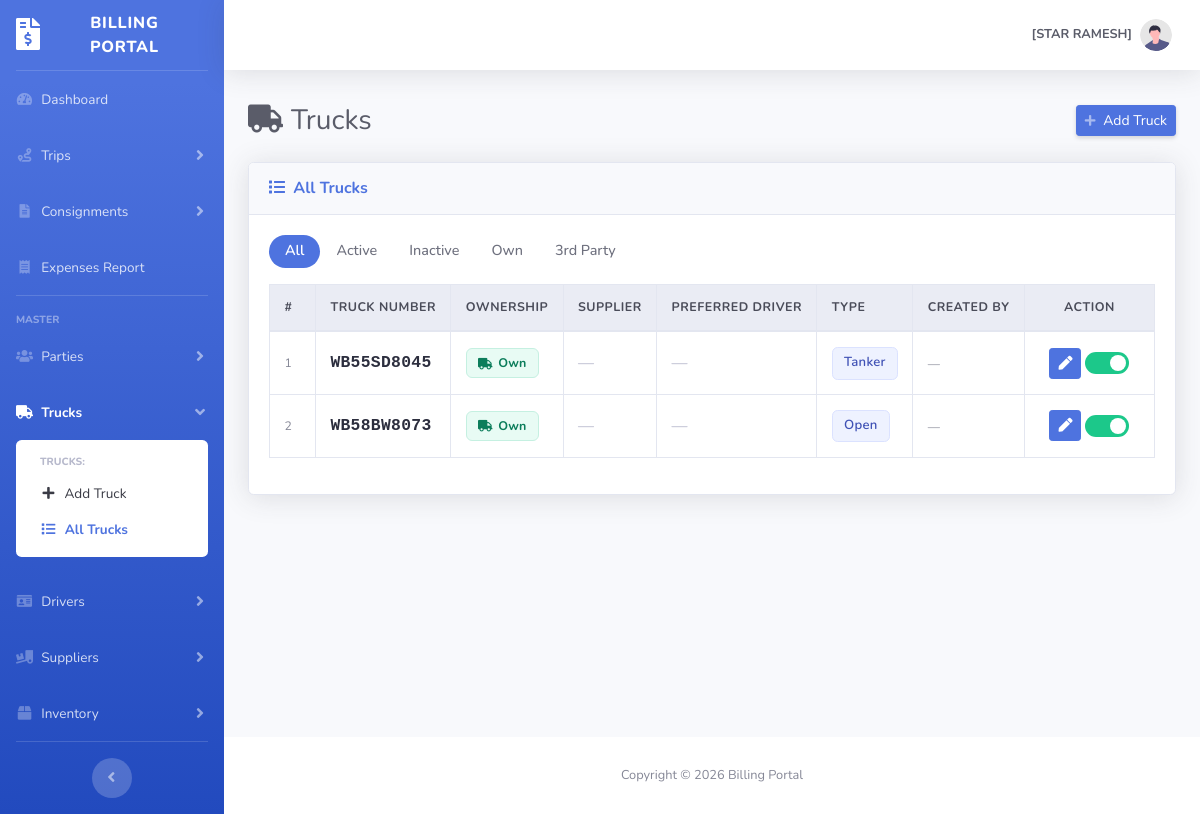
The page /lorries-list.php (signed in) on the database as committed earlier.
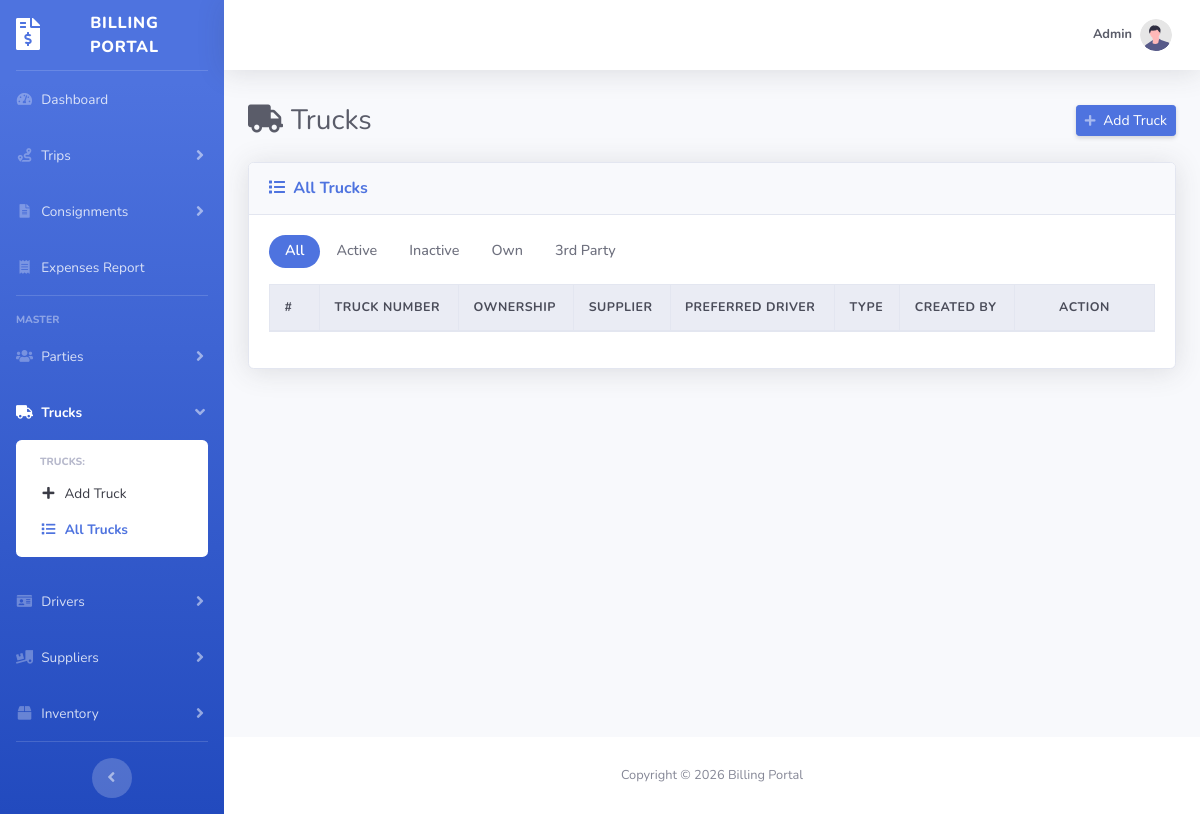
The same page on the database as committed later.
### tables this page shows
CREATE TABLE `lorry` (
  `id` int(10) UNSIGNED NOT NULL,
  `lorry_number` varchar(15) NOT NULL,
  `lorry_type` varchar(20) DEFAULT NULL,
  `ownership_type` tinyint(1) NOT NULL DEFAULT 0,
  `supplier_id` int(11) DEFAULT NULL,
  `preferred_driver_id` int(11) DEFAULT NULL,
  `capacity` varchar(15) DEFAULT NULL,
  `owner_name` varchar(100) DEFAULT NULL,
  `address` varchar(255) DEFAULT NULL,
  `city` varchar(50) DEFAULT NULL,
  `state` varchar(50) DEFAULT NULL,
  `pincode` char(6) DEFAULT NULL,
  `active` tinyint(1) NOT NULL DEFAULT 1,
  `created_by` int(11) DEFAULT NULL,
  `created_at` datetime NOT NULL DEFAULT current_timestamp(),
  `updated_at` datetime NOT NULL DEFAULT current_timestamp() ON UPDATE current_timestamp()
);

### session.php (called while the page is built, shortened)
<?php
if (!function_exists('isAdmin')) {
    function isAdmin()
    {
        return (int) ($_SESSION['role_id'] ?? 0) === 1;
    }
}
if (!function_exists('hasPermission')) {
    function hasPermission($permKey)
    {
        if (isAdmin()) return true;
        $perms = $_SESSION['permissions'] ?? [];
        return in_array($permKey, $perms, true);
    }
}

### lorries-list.php (the view, shortened to what the changed rows need)
<?php
include 'session.php';
include 'constant.php';
$sql = "SELECT id, lorry_number, lorry_type, capacity,
               owner_name, address, city, state, pincode,
               ownership_type, supplier_id, preferred_driver_id,
               created_by, active, created_at
        FROM lorry
        ORDER BY id DESC";
$result = mysqli_query($conn, $sql);
$lorries = [];
while ($row = mysqli_fetch_assoc($result)) {
    $lorries[] = $row;
}
?>
<!DOCTYPE html>
<html lang="en">
<head>
    <?php include 'layout/header.php'; ?>
    <link rel="stylesheet"
        href="https://cdn.datatables.net/1.13.7/css/dataTables.bootstrap4.min.css">
</head>
<body id="page-top">
    <div id="wrapper">
        <div id="content-wrapper" class="d-flex flex-column">
            <div id="content">
                <?php include 'layout/topbar.php'; ?>
                <div class="container-fluid">
                    <div class="d-sm-flex align-items-center justify-content-between mb-4">
                        <h1 class="h3 mb-0 text-gray-800">
                            <i class="fas fa-truck mr-2"></i>Trucks
                        </h1>
                    </div>
                    <div class="card shadow mb-4">
                        <div class="card-body">
                            <div class="table-responsive">
                                <table class="table table-bordered table-hover"
                                    id="lorriesTable"
                                    width="100%"
                                    cellspacing="0">
                                    <thead class="thead-light">
                                        <tr>
                                            <th width="50">#</th>
                                            <th>Truck Number</th>
                                            <th>Ownership</th>
                                            <th>Supplier</th>
                                            <th>Preferred Driver</th>
                                            <th>Type</th>
                                            <th>Created By</th>
                                            <th width="140" class="text-center">Action</th>
                                        </tr>
                                    </thead>
                                    <tbody>
                                        <?php foreach ($lorries as $i => $row):
                                            $isActive   = ((int) $row['active'] === 1);
                                            $isThird    = ((int) $row['ownership_type'] === 1);
                                        ?>
                                            <tr
                                                data-id="<?= (int) $row['id'] ?>"
                                                data-active="<?= $isActive ? '1' : '0' ?>"
                                                data-ownership="<?= $isThird ? 'third' : 'own' ?>"
                                                class="<?= $isActive ? '' : 'row-inactive' ?>">
                                                <td class="text-muted small align-middle">
                                                    <?= $i + 1 ?>
                                                </td>
                                                <td class="align-middle">
                                                    <span class="lorry-number">
                                                        <?= htmlspecialchars($row['lorry_number'], ENT_QUOTES, 'UTF-8') ?>
                                                    </span>
                                                </td>
                                                <td class="align-middle">
                                                    <?php if ($isThird): ?>
                                                        <span class="ownership-badge third">
                                                            <i class="fas fa-handshake"></i>
                                                            <span>3rd Party</span>
                                                        </span>
                                                    <?php else: ?>
                                                        <span class="ownership-badge own">
                                                            <i class="fas fa-truck"></i>
                                                            <span>Own</span>
                                                        </span>
                                                    <?php endif; ?>
                                                </td>
                                                <td class="align-middle">
                                                    <?php if ($isThird && !empty($row['supplier_name'])): ?>
                                                        <span class="cell-muted">
                                                            <?= htmlspecialchars($row['supplier_name'], ENT_QUOTES, 'UTF-8') ?>
                                                        </span>
                                                    <?php else: ?>
                                                        <span class="cell-empty">—</span>
                                                    <?php endif; ?>
                                                </td>
                                                <td class="align-middle">
                                                    <?php if (!empty($row['preferred_driver_name'])): ?>
                                                        <span class="cell-muted">
                                                            <i class="fas fa-id-card fa-xs text-gray-500 mr-1"></i>
                                                            <?= htmlspecialchars($row['preferred_driver_name'], ENT_QUOTES, 'UTF-8') ?>
                                                        </span>
                                                    <?php else: ?>
                                                        <span class="cell-empty">—</span>
                                                    <?php endif; ?>
                                                </td>
                                                <td class="align-middle">
                                                    <?php if (!empty($row['lorry_type'])): ?>
                                                        <span class="lorry-type-badge">
                                                            <?= htmlspecialchars($row['lorry_type'], ENT_QUOTES, 'UTF-8') ?>
                                                        </span>
                                                    <?php else: ?>
                                                        <span class="cell-empty">—</span>
                                                    <?php endif; ?>
                                                </td>
                                                <td class="align-middle">
                                                    <?php if (!empty($row['created_by_name'])): ?>
                                                        <span class="created-by-badge">
                                                            <?= htmlspecialchars($row['created_by_name'], ENT_QUOTES, 'UTF-8') ?>
                                                        </span>
                                                    <?php else: ?>
                                                        <span class="text-muted small">—</span>
                                                    <?php endif; ?>
                                                </td>
                                                <td class="align-middle text-center text-nowrap">
                                                    <div class="table-actions">
                                                        <?php if (hasPermission('lorry.edit')): ?>
                                                            <a href="lorry.php?id=<?= (int) $row['id'] ?>"
                                                                class="btn btn-sm btn-primary"
                                                                title="Edit truck">
                                                                <i class="fas fa-pen"></i>
                                                            </a>
                                                        <?php endif; ?>
                                                        <?php if (hasPermission('lorry.delete')): ?>
                                                            <label class="switch mb-0"
                                                                title="<?= $isActive ? 'Mark as Inactive' : 'Mark as Active' ?>">
                                                                <span class="slider"></span>
                                                            </label>
                                                        <?php endif; ?>
                                                    </div>
                                                </td>
                                            </tr>
                                        <?php endforeach; ?>
                                    </tbody>
                                </table>
                            </div>
                        </div>
                    </div>
                </div>
            </div>
        </div>
    </div>
</body>
</html>

### layout/topbar.php (shortened to what the changed rows need)
<?php
$topbarUserName = $_SESSION['full_name'] ?? $_SESSION['username'] ?? 'User';
?>
<nav class="navbar navbar-expand navbar-light bg-white topbar mb-4 static-top shadow">
    <ul class="navbar-nav ml-auto">
        <li class="nav-item dropdown no-arrow">
            <a
                class="nav-link dropdown-toggle"
                href="#"
                id="userDropdown"
                role="button"
                data-toggle="dropdown"
                aria-haspopup="true"
                aria-expanded="false">
                <span class="mr-2 d-none d-lg-inline text-gray-600 small text-right">
                    <span class="d-block font-weight-bold text-gray-800">
                        <?= htmlspecialchars($topbarUserName, ENT_QUOTES, 'UTF-8') ?>
                    </span>
                </span>
            </a>
        </li>
    </ul>
</nav>

Rows that differ between the two databases and show on the page:
removed lorry: lorry_number "WB55SD8045", ownership_type 0 (drawn), lorry_type "Tanker"
removed lorry: lorry_number "WB58BW8073", ownership_type 0 (drawn), lorry_type "Open"
Other text that changed with them:
$topbarUserName: "[STAR RAMESH]" → "Admin"
